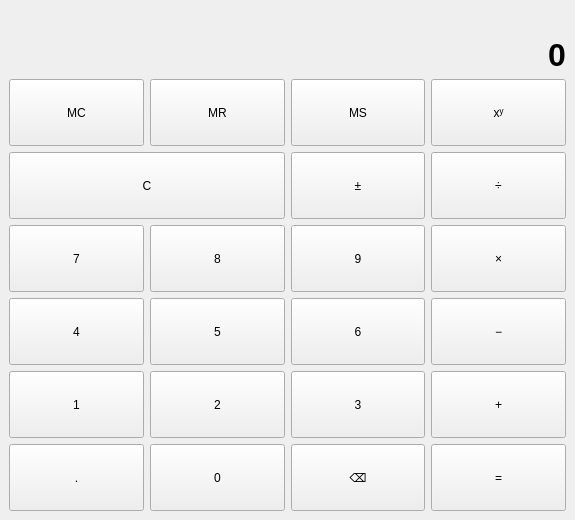
<?xml version="1.0" encoding="UTF-8"?>
<ui version="4.0">
 <class>MainWindow</class>
 <widget class="QMainWindow" name="MainWindow">
  <property name="geometry">
   <rect>
    <x>0</x>
    <y>0</y>
    <width>575</width>
    <height>520</height>
   </rect>
  </property>
  <property name="windowTitle">
   <string>Калькулятор</string>
  </property>
  <widget class="QWidget" name="centralwidget">
   <layout class="QVBoxLayout" name="verticalLayout">
    <item>
     <layout class="QGridLayout" name="gridLayout_3" rowstretch="0,1">
      <item row="0" column="0">
       <layout class="QGridLayout" name="gridLayout_2">
        <item row="0" column="0" colspan="2">
         <widget class="QLabel" name="l_formula">
          <property name="sizePolicy">
           <sizepolicy hsizetype="Preferred" vsizetype="Fixed">
            <horstretch>0</horstretch>
            <verstretch>0</verstretch>
           </sizepolicy>
          </property>
          <property name="font">
           <font>
            <pointsize>14</pointsize>
           </font>
          </property>
          <property name="text">
           <string/>
          </property>
          <property name="alignment">
           <set>Qt::AlignmentFlag::AlignRight|Qt::AlignmentFlag::AlignTrailing|Qt::AlignmentFlag::AlignVCenter</set>
          </property>
         </widget>
        </item>
        <item row="1" column="0">
         <widget class="QLabel" name="l_memory">
          <property name="sizePolicy">
           <sizepolicy hsizetype="Preferred" vsizetype="Fixed">
            <horstretch>0</horstretch>
            <verstretch>0</verstretch>
           </sizepolicy>
          </property>
          <property name="font">
           <font>
            <pointsize>20</pointsize>
           </font>
          </property>
          <property name="text">
           <string/>
          </property>
          <property name="alignment">
           <set>Qt::AlignmentFlag::AlignLeading|Qt::AlignmentFlag::AlignLeft|Qt::AlignmentFlag::AlignVCenter</set>
          </property>
         </widget>
        </item>
        <item row="1" column="1">
         <widget class="QLabel" name="l_result">
          <property name="sizePolicy">
           <sizepolicy hsizetype="Preferred" vsizetype="Fixed">
            <horstretch>0</horstretch>
            <verstretch>0</verstretch>
           </sizepolicy>
          </property>
          <property name="font">
           <font>
            <pointsize>24</pointsize>
            <bold>true</bold>
           </font>
          </property>
          <property name="text">
           <string>0</string>
          </property>
          <property name="alignment">
           <set>Qt::AlignmentFlag::AlignRight|Qt::AlignmentFlag::AlignTrailing|Qt::AlignmentFlag::AlignVCenter</set>
          </property>
         </widget>
        </item>
       </layout>
      </item>
      <item row="1" column="0">
       <layout class="QGridLayout" name="gridLayout">
        <item row="0" column="0">
         <widget class="QPushButton" name="button_memory_clear">
          <property name="sizePolicy">
           <sizepolicy hsizetype="Preferred" vsizetype="Preferred">
            <horstretch>0</horstretch>
            <verstretch>0</verstretch>
           </sizepolicy>
          </property>
          <property name="text">
           <string>MC</string>
          </property>
         </widget>
        </item>
        <item row="0" column="1">
         <widget class="QPushButton" name="button_memory_load">
          <property name="sizePolicy">
           <sizepolicy hsizetype="Preferred" vsizetype="Preferred">
            <horstretch>0</horstretch>
            <verstretch>0</verstretch>
           </sizepolicy>
          </property>
          <property name="text">
           <string>MR</string>
          </property>
         </widget>
        </item>
        <item row="0" column="2">
         <widget class="QPushButton" name="button_memory_save">
          <property name="sizePolicy">
           <sizepolicy hsizetype="Preferred" vsizetype="Preferred">
            <horstretch>0</horstretch>
            <verstretch>0</verstretch>
           </sizepolicy>
          </property>
          <property name="text">
           <string>MS</string>
          </property>
         </widget>
        </item>
        <item row="0" column="3">
         <widget class="QPushButton" name="button_power">
          <property name="sizePolicy">
           <sizepolicy hsizetype="Preferred" vsizetype="Preferred">
            <horstretch>0</horstretch>
            <verstretch>0</verstretch>
           </sizepolicy>
          </property>
          <property name="text">
           <string>xʸ</string>
          </property>
         </widget>
        </item>
        <item row="1" column="0" colspan="2">
         <widget class="QPushButton" name="button_clear">
          <property name="sizePolicy">
           <sizepolicy hsizetype="Preferred" vsizetype="Preferred">
            <horstretch>0</horstretch>
            <verstretch>0</verstretch>
           </sizepolicy>
          </property>
          <property name="text">
           <string>C</string>
          </property>
         </widget>
        </item>
        <item row="1" column="2">
         <widget class="QPushButton" name="button_sign">
          <property name="sizePolicy">
           <sizepolicy hsizetype="Preferred" vsizetype="Preferred">
            <horstretch>0</horstretch>
            <verstretch>0</verstretch>
           </sizepolicy>
          </property>
          <property name="text">
           <string>±</string>
          </property>
         </widget>
        </item>
        <item row="1" column="3">
         <widget class="QPushButton" name="button_divide">
          <property name="sizePolicy">
           <sizepolicy hsizetype="Preferred" vsizetype="Preferred">
            <horstretch>0</horstretch>
            <verstretch>0</verstretch>
           </sizepolicy>
          </property>
          <property name="text">
           <string>÷</string>
          </property>
         </widget>
        </item>
        <item row="2" column="0">
         <widget class="QPushButton" name="button_seven">
          <property name="sizePolicy">
           <sizepolicy hsizetype="Preferred" vsizetype="Preferred">
            <horstretch>0</horstretch>
            <verstretch>0</verstretch>
           </sizepolicy>
          </property>
          <property name="text">
           <string>7</string>
          </property>
         </widget>
        </item>
        <item row="2" column="1">
         <widget class="QPushButton" name="button_eight">
          <property name="sizePolicy">
           <sizepolicy hsizetype="Preferred" vsizetype="Preferred">
            <horstretch>0</horstretch>
            <verstretch>0</verstretch>
           </sizepolicy>
          </property>
          <property name="text">
           <string>8</string>
          </property>
         </widget>
        </item>
        <item row="2" column="2">
         <widget class="QPushButton" name="button_nine">
          <property name="sizePolicy">
           <sizepolicy hsizetype="Preferred" vsizetype="Preferred">
            <horstretch>0</horstretch>
            <verstretch>0</verstretch>
           </sizepolicy>
          </property>
          <property name="text">
           <string>9</string>
          </property>
         </widget>
        </item>
        <item row="2" column="3">
         <widget class="QPushButton" name="button_multiply">
          <property name="sizePolicy">
           <sizepolicy hsizetype="Preferred" vsizetype="Preferred">
            <horstretch>0</horstretch>
            <verstretch>0</verstretch>
           </sizepolicy>
          </property>
          <property name="text">
           <string>×</string>
          </property>
         </widget>
        </item>
        <item row="3" column="0">
         <widget class="QPushButton" name="button_four">
          <property name="sizePolicy">
           <sizepolicy hsizetype="Preferred" vsizetype="Preferred">
            <horstretch>0</horstretch>
            <verstretch>0</verstretch>
           </sizepolicy>
          </property>
          <property name="text">
           <string>4</string>
          </property>
         </widget>
        </item>
        <item row="3" column="1">
         <widget class="QPushButton" name="button_five">
          <property name="sizePolicy">
           <sizepolicy hsizetype="Preferred" vsizetype="Preferred">
            <horstretch>0</horstretch>
            <verstretch>0</verstretch>
           </sizepolicy>
          </property>
          <property name="text">
           <string>5</string>
          </property>
         </widget>
        </item>
        <item row="3" column="2">
         <widget class="QPushButton" name="button_six">
          <property name="sizePolicy">
           <sizepolicy hsizetype="Preferred" vsizetype="Preferred">
            <horstretch>0</horstretch>
            <verstretch>0</verstretch>
           </sizepolicy>
          </property>
          <property name="text">
           <string>6</string>
          </property>
         </widget>
        </item>
        <item row="3" column="3">
         <widget class="QPushButton" name="button_subtract">
          <property name="sizePolicy">
           <sizepolicy hsizetype="Preferred" vsizetype="Preferred">
            <horstretch>0</horstretch>
            <verstretch>0</verstretch>
           </sizepolicy>
          </property>
          <property name="text">
           <string>−</string>
          </property>
         </widget>
        </item>
        <item row="4" column="0">
         <widget class="QPushButton" name="button_one">
          <property name="sizePolicy">
           <sizepolicy hsizetype="Preferred" vsizetype="Preferred">
            <horstretch>0</horstretch>
            <verstretch>0</verstretch>
           </sizepolicy>
          </property>
          <property name="text">
           <string>1</string>
          </property>
         </widget>
        </item>
        <item row="4" column="1">
         <widget class="QPushButton" name="button_two">
          <property name="sizePolicy">
           <sizepolicy hsizetype="Preferred" vsizetype="Preferred">
            <horstretch>0</horstretch>
            <verstretch>0</verstretch>
           </sizepolicy>
          </property>
          <property name="text">
           <string>2</string>
          </property>
         </widget>
        </item>
        <item row="4" column="2">
         <widget class="QPushButton" name="button_three">
          <property name="sizePolicy">
           <sizepolicy hsizetype="Preferred" vsizetype="Preferred">
            <horstretch>0</horstretch>
            <verstretch>0</verstretch>
           </sizepolicy>
          </property>
          <property name="text">
           <string>3</string>
          </property>
         </widget>
        </item>
        <item row="4" column="3">
         <widget class="QPushButton" name="button_add">
          <property name="sizePolicy">
           <sizepolicy hsizetype="Preferred" vsizetype="Preferred">
            <horstretch>0</horstretch>
            <verstretch>0</verstretch>
           </sizepolicy>
          </property>
          <property name="text">
           <string>+</string>
          </property>
         </widget>
        </item>
        <item row="5" column="0">
         <widget class="QPushButton" name="button_dot">
          <property name="sizePolicy">
           <sizepolicy hsizetype="Preferred" vsizetype="Preferred">
            <horstretch>0</horstretch>
            <verstretch>0</verstretch>
           </sizepolicy>
          </property>
          <property name="text">
           <string>.</string>
          </property>
         </widget>
        </item>
        <item row="5" column="1">
         <widget class="QPushButton" name="button_zero">
          <property name="sizePolicy">
           <sizepolicy hsizetype="Preferred" vsizetype="Preferred">
            <horstretch>0</horstretch>
            <verstretch>0</verstretch>
           </sizepolicy>
          </property>
          <property name="text">
           <string>0</string>
          </property>
         </widget>
        </item>
        <item row="5" column="2">
         <widget class="QPushButton" name="button_backspace">
          <property name="sizePolicy">
           <sizepolicy hsizetype="Preferred" vsizetype="Preferred">
            <horstretch>0</horstretch>
            <verstretch>0</verstretch>
           </sizepolicy>
          </property>
          <property name="text">
           <string>⌫</string>
          </property>
         </widget>
        </item>
        <item row="5" column="3">
         <widget class="QPushButton" name="button_equals">
          <property name="sizePolicy">
           <sizepolicy hsizetype="Preferred" vsizetype="Preferred">
            <horstretch>0</horstretch>
            <verstretch>0</verstretch>
           </sizepolicy>
          </property>
          <property name="text">
           <string>=</string>
          </property>
         </widget>
        </item>
       </layout>
      </item>
     </layout>
    </item>
   </layout>
  </widget>
 </widget>
 <resources/>
 <connections/>
</ui>
